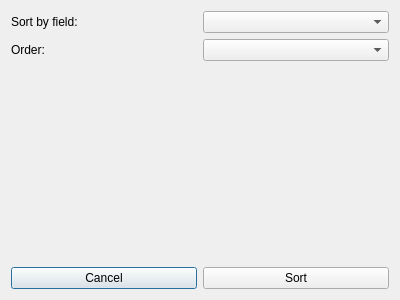
<?xml version="1.0" encoding="UTF-8"?>
<ui version="4.0">
 <class>SortDialog</class>
 <widget class="QDialog" name="SortDialog">
  <property name="geometry">
   <rect>
    <x>0</x>
    <y>0</y>
    <width>400</width>
    <height>300</height>
   </rect>
  </property>
  <property name="windowTitle">
   <string>Dialog</string>
  </property>
  <layout class="QGridLayout" name="gridLayout">
   <item row="1" column="0">
    <widget class="QLabel" name="label_2">
     <property name="text">
      <string>Order:</string>
     </property>
    </widget>
   </item>
   <item row="0" column="0">
    <widget class="QLabel" name="label">
     <property name="text">
      <string>Sort by field:</string>
     </property>
    </widget>
   </item>
   <item row="3" column="0" colspan="2">
    <layout class="QHBoxLayout" name="horizontalLayout">
     <item>
      <widget class="QPushButton" name="cancelButton">
       <property name="text">
        <string>Cancel</string>
       </property>
      </widget>
     </item>
     <item>
      <widget class="QPushButton" name="saveButton">
       <property name="text">
        <string>Sort</string>
       </property>
      </widget>
     </item>
    </layout>
   </item>
   <item row="1" column="1">
    <widget class="QComboBox" name="orderComboBox"/>
   </item>
   <item row="0" column="1">
    <widget class="QComboBox" name="fieldComboBox"/>
   </item>
   <item row="2" column="0">
    <spacer name="verticalSpacer">
     <property name="orientation">
      <enum>Qt::Vertical</enum>
     </property>
     <property name="sizeHint" stdset="0">
      <size>
       <width>20</width>
       <height>40</height>
      </size>
     </property>
    </spacer>
   </item>
  </layout>
 </widget>
 <resources/>
 <connections/>
</ui>
